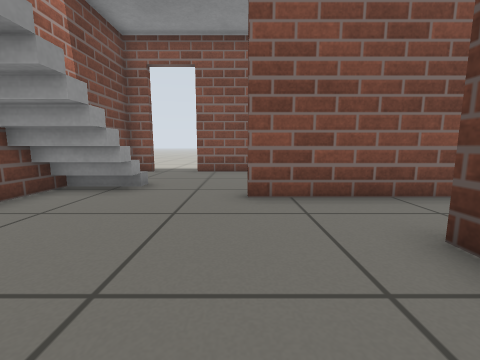
[1] (above)

12 first-person views from a walk through a Gazebo world. The camera is 0.5 m above the floor, tilts 8° down and sees 90° across. The floor is counted in squares, 0.5 m on a side. Each view is taken from the middle of a square. On the plan, view 1 faces up. The plan holds only what a view shows up to about 10 squares ahead; the rest is blank.

[2]
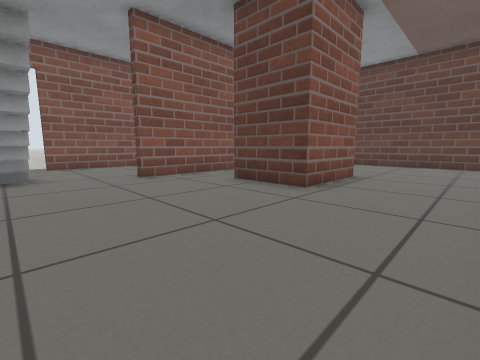

[3]
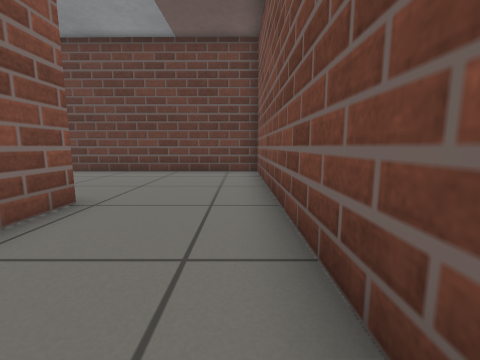

[4]
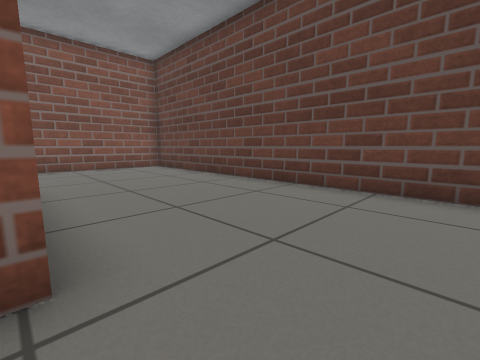

[5]
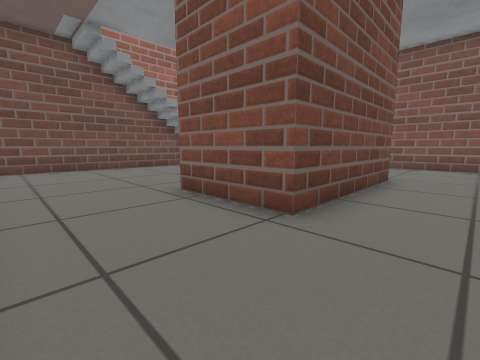

[6]
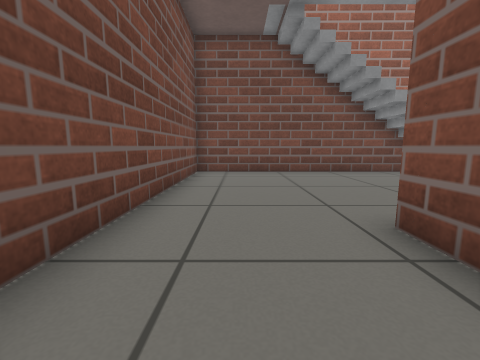

[7]
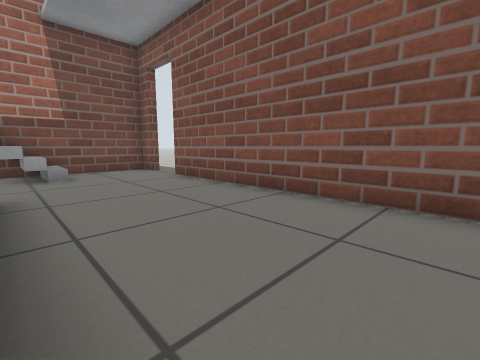

[8]
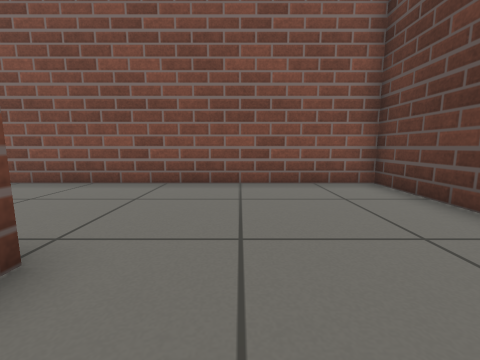

[9]
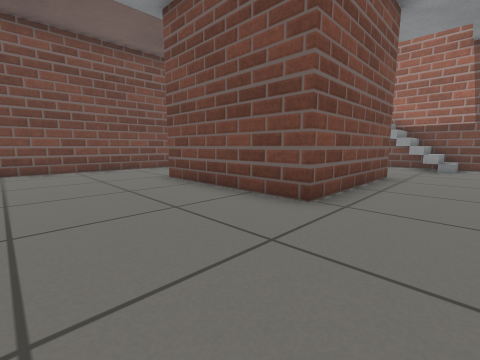

[10]
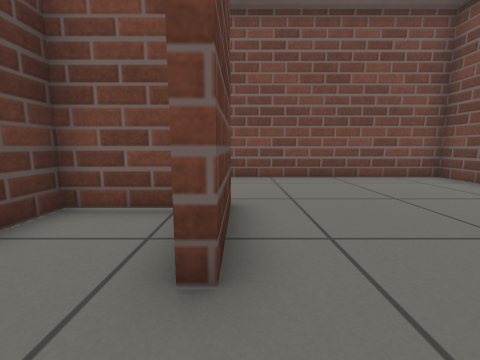

[11]
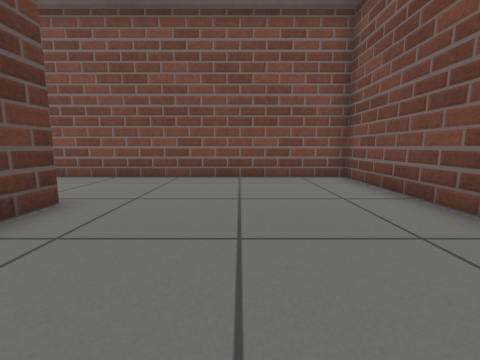

[12]
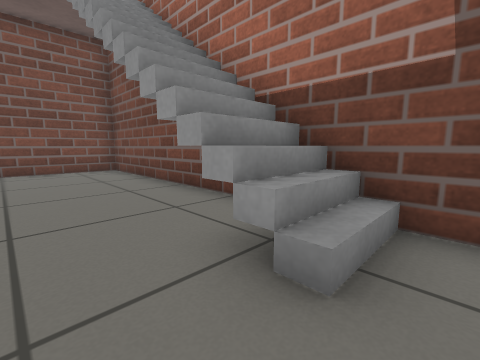

### Floor plan
Points are (right, up) in squares from view 1. A wall is a line through its corners. A room is listed if a view was taken in it or the views show most of it. See-through windows are left out.
Room 1 (views 1, 2, 3, 4, 5, 6, 7, 8, 9, 10, 11, 12)
walls: (2.5, 4.6) (0.2, 4.6) (0.2, 4.9) (5.2, 4.9) (5.2, -0.1) (2.2, -0.1) (2.2, 2.5); (-3.4, 9.4) (-4.3, 9.4) (-4.4, -3.7) (10.5, -3.7) (10.6, 9.4) (-1.8, 9.4)
ways out: opening at (2, 3.5) to room 2; open door at (-2.5, 9.5)
objects: grey box (-4, 4); grey box (-4, 5); grey box (-4, 6)
Room 2 (no view inside)
walls: (4.2, 4.6) (2.5, 4.6); (3, 0.2) (4.9, 0.2) (4.9, 1.2)
ways out: opening at (2, 3.5) to room 1

Where each view was taken, in squares from view 1:
view 1: 0 up, 0 right, facing up
view 2: 3 down, 3 left, facing up-right
view 3: 3 down, 1 right, facing right
view 4: 2 down, 5 right, facing up-right
view 5: 3 down, 7 right, facing up-left
view 6: 2 down, 5 right, facing left
view 7: 5 up, 6 right, facing up-left
view 8: 3 up, 7 right, facing up
view 9: 7 up, 9 right, facing down-left
view 10: 4 up, 2 right, facing down
view 11: 4 up, 1 left, facing down
view 12: 7 up, 1 left, facing down-left
